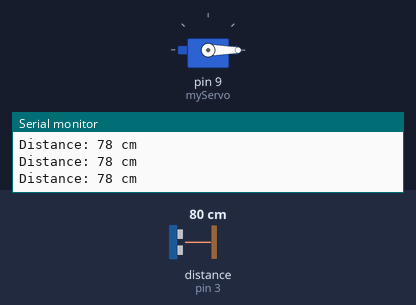
This sketch was run on a simulated Arduino Uno, built with avr-gcc and run on an emulated ATmega328P. Shown: servo, the last lines printed to the serial monitor. Wiring (inferred from the names in the program): ultrasonic range finder: trigger pin 2; echo pin 3. The inputs (shaded band) are chosen by the test bench; at power-on: distance to the obstacle (sensor on pin 3) 80 cm. The echo pulse lasts 58.3 µs per cm.

Above: at 1.2 s.
1.3 s: distance to the obstacle (sensor on pin 3) set to 22 cm
2.8 s: distance to the obstacle (sensor on pin 3) set to 18 cm
At 4.0 s:
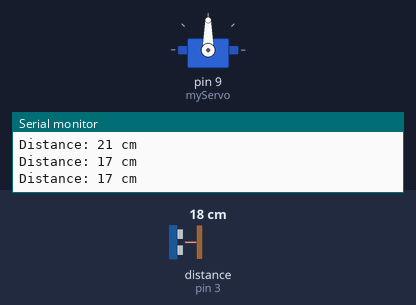
4.3 s: distance to the obstacle (sensor on pin 3) set to 35 cm
At 6.0 s:
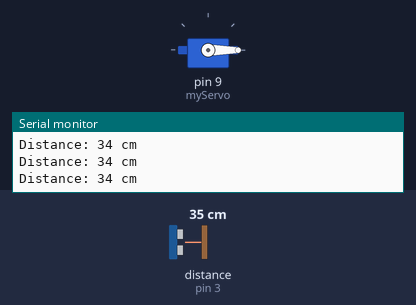
6.4 s: distance to the obstacle (sensor on pin 3) set to 2 cm
At 8.0 s:
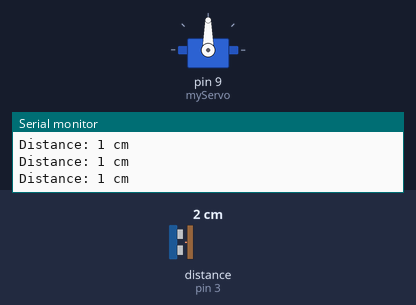
Timing chart, 0 to 9.0 s (numbered marks = the images above; inputs shaded):
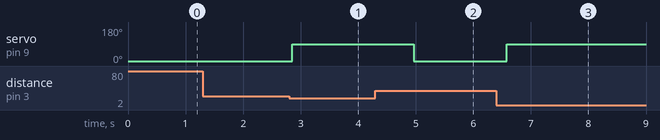

Measured:
- the behaviour switches between 21 and 20 cm on distance to the obstacle (sensor on pin 3) (found by bisection; images 0 and 1)
- after the input at 2.8 s, servo on pin 9 (myServo): 0° → 90° after 0.05 s
- after the input at 4.3 s, servo on pin 9 (myServo): 90° → 0° after 0.66 s
- after the input at 6.4 s, servo on pin 9 (myServo): 0° → 90° after 0.18 s

The sketch:

railway.ino
```cpp
#include <Servo.h>

Servo myServo;

// Ultrasonic sensor pins
const int trigPin = 2;
const int echoPin = 3;

long duration;
int distance;

void setup() {
  Serial.begin(9600);

  pinMode(trigPin, OUTPUT);
  pinMode(echoPin, INPUT);

  myServo.attach(9);   // Servo signal pin
  myServo.write(0);    // Start position
}

void loop() {

  // --- Ultrasonic Sensor Trigger ---
  digitalWrite(trigPin, LOW);
  delayMicroseconds(2);

  digitalWrite(trigPin, HIGH);
  delayMicroseconds(10);
  digitalWrite(trigPin, LOW);

  // --- Read Echo Time ---
  duration = pulseIn(echoPin, HIGH);

  // --- Convert to Distance in cm ---
  distance = duration * 0.034 / 2;

  Serial.print("Distance: ");
  Serial.print(distance);
  Serial.println(" cm");

  // --- Condition: Object Detected ---
  if (distance < 20) {          // If object is within 20 cm
    myServo.write(90);          // Turn servo ON (rotate to 90°)
    delay(500);
  }
  else {
    myServo.write(0);           // No object → servo OFF (0°)
  }

  delay(200);
}
```
